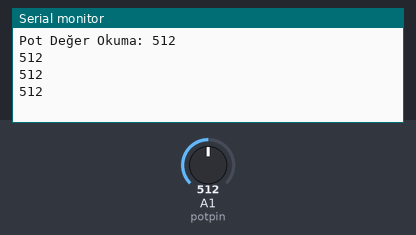
The sketch below on a simulated Arduino Uno, built with avr-gcc and run on an emulated ATmega328P. Shown: the last lines printed to the serial monitor. The test bench sets the inputs (shaded band); at power-on: A1 (potpin) = 512.

Above: at 1.2 s.
1.3 s: A1 (potpin) set to 716
At 1.71 s:
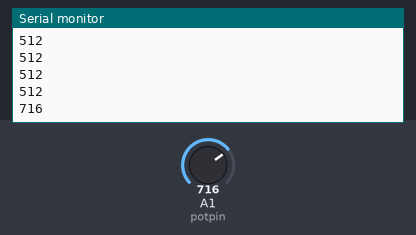
2.8 s: A1 (potpin) set to 900
At 2.91 s:
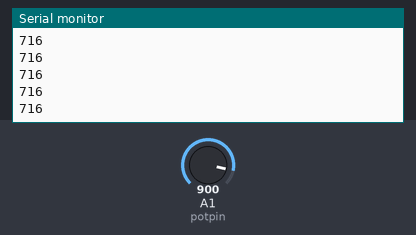
Timing chart, 0 to 5.8 s (numbered marks = the images above; inputs shaded):
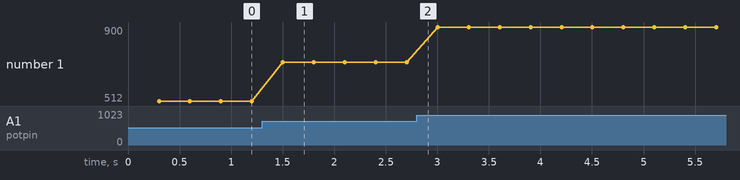

The sketch:

analogReadingWithArduinoCode.ino
```cpp
#define potpin A1 // burada orta bacak pinini nereye bağladığımızı yazdık.
int deger=0;
void setup() {
Serial.begin(9600); //ardunio ile pc nin haberleşmesi için bir seri haberleşme başlattık. 9600 haberleşme hızı.
Serial.print("Pot Değer Okuma: "); //arduniodan gelen değeri okurken yazdırmak için.
}


void loop() {
deger=analogRead(potpin); // deger i analogdan gelen değeri yazdır. analogdan gelen değer de potpin değişkeni.
Serial.println(deger);//değeri ekrana yazdır.
delay(300); // eğer yavaşlatmak istersek kullanabilriz.
}
```

Measured:
- after the input at 1.3 s, the serial monitor: prints a new line after 0.20 s (image 1)
- plotted number 1: 512 → 716 after the input at 1.3 s, 716 → 900 after the input at 2.8 s
